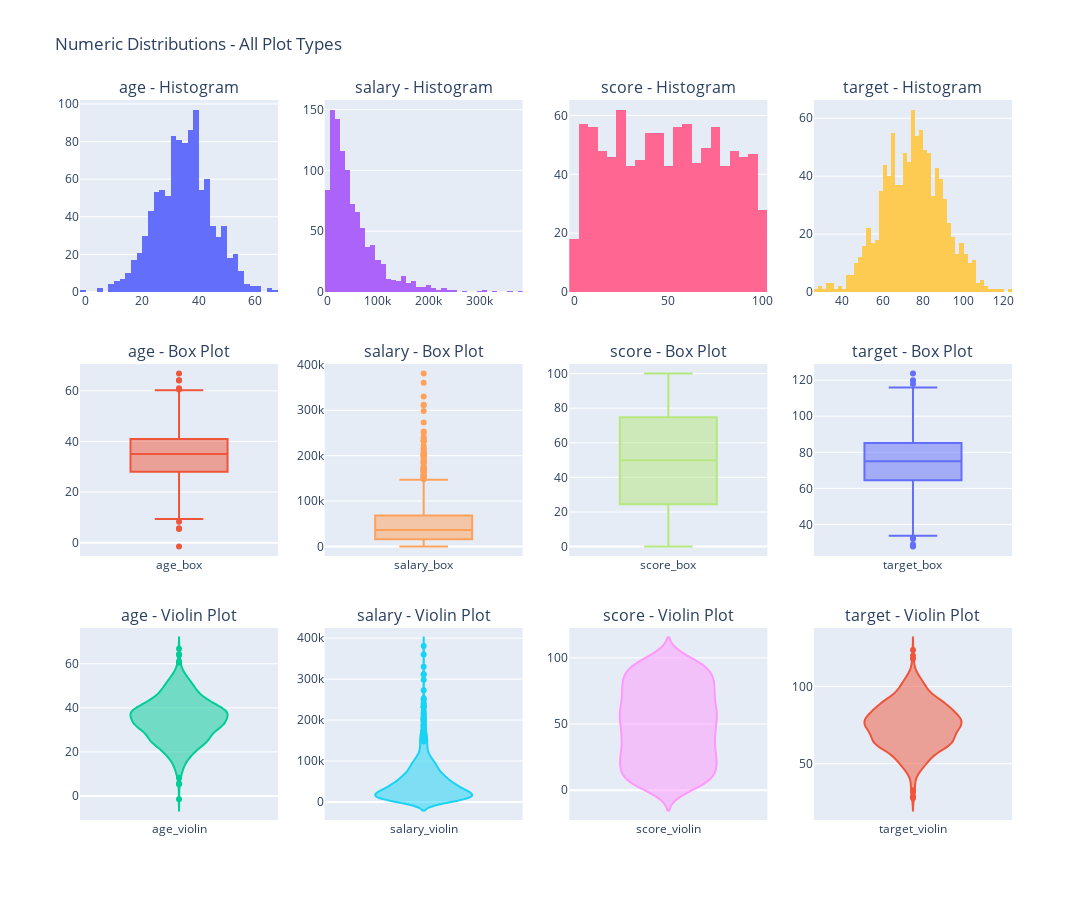
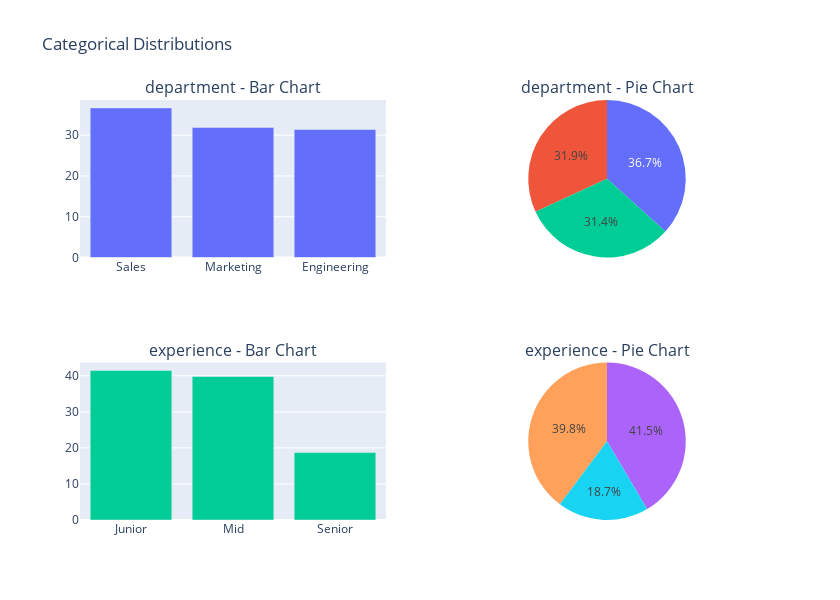
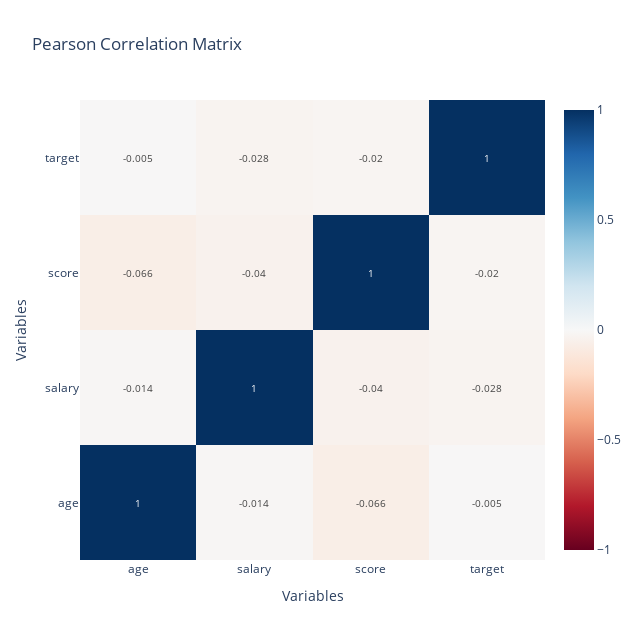
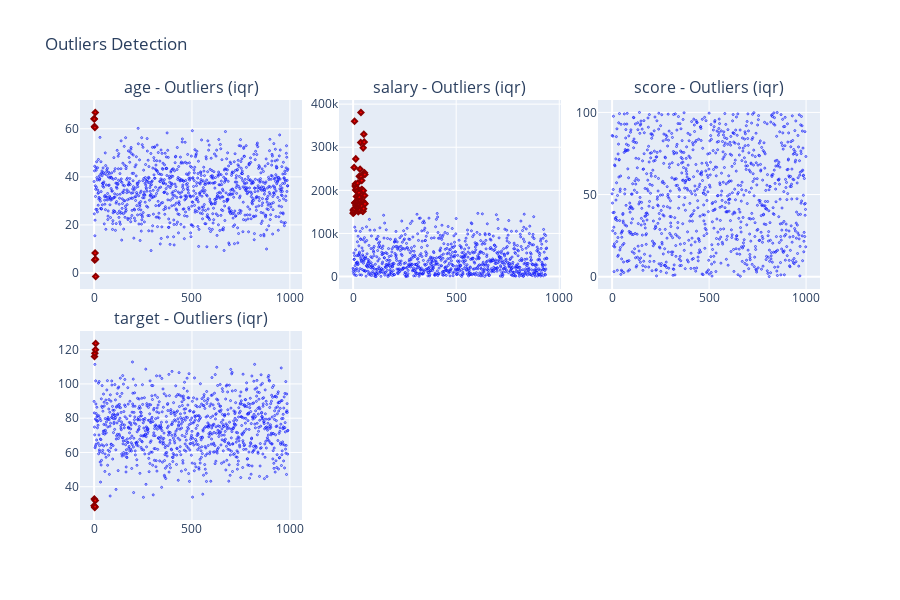

Notebook source saved alongside these figures, in order:
### Code cell
eda.display_all_plots()

### Figure 1 — Plotly figure (JSON) as saved in the notebook; plotly's stock layout.template omitted (floating-point values rounded to 4 significant figures; data arrays with more than 128 entries replaced by an {"elided": "..."} marker saying what was removed)
{"data": [{"name": "age_hist", "showlegend": false, "type": "histogram", "x": {"elided": "1000 float values"}, "xaxis": "x", "yaxis": "y"}, {"name": "age_box", "showlegend": false, "type": "box", "xaxis": "x5", "y": {"elided": "1000 float values"}, "yaxis": "y5"}, {"name": "age_violin", "showlegend": false, "type": "violin", "xaxis": "x9", "y": {"elided": "1000 float values"}, "yaxis": "y9"}, {"name": "salary_hist", "showlegend": false, "type": "histogram", "x": {"elided": "1000 float values"}, "xaxis": "x2", "yaxis": "y2"}, {"name": "salary_box", "showlegend": false, "type": "box", "xaxis": "x6", "y": {"elided": "1000 float values"}, "yaxis": "y6"}, {"name": "salary_violin", "showlegend": false, "type": "violin", "xaxis": "x10", "y": {"elided": "1000 float values"}, "yaxis": "y10"}, {"name": "score_hist", "showlegend": false, "type": "histogram", "x": {"elided": "1000 float values"}, "xaxis": "x3", "yaxis": "y3"}, {"name": "score_box", "showlegend": false, "type": "box", "xaxis": "x7", "y": {"elided": "1000 float values"}, "yaxis": "y7"}, {"name": "score_violin", "showlegend": false, "type": "violin", "xaxis": "x11", "y": {"elided": "1000 float values"}, "yaxis": "y11"}, {"name": "target_hist", "showlegend": false, "type": "histogram", "x": {"elided": "1000 float values"}, "xaxis": "x4", "yaxis": "y4"}, {"name": "target_box", "showlegend": false, "type": "box", "xaxis": "x8", "y": {"elided": "1000 float values"}, "yaxis": "y8"}, {"name": "target_violin", "showlegend": false, "type": "violin", "xaxis": "x12", "y": {"elided": "1000 float values"}, "yaxis": "y12"}], "layout": {"annotations": [{"font": {"size": 16}, "showarrow": false, "text": "age - Histogram", "x": 0.1062, "xanchor": "center", "xref": "paper", "y": 1, "yanchor": "bottom", "yref": "paper"}, {"font": {"size": 16}, "showarrow": false, "text": "salary - Histogram", "x": 0.3688, "xanchor": "center", "xref": "paper", "y": 1, "yanchor": "bottom", "yref": "paper"}, {"font": {"size": 16}, "showarrow": false, "text": "score - Histogram", "x": 0.6313, "xanchor": "center", "xref": "paper", "y": 1, "yanchor": "bottom", "yref": "paper"}, {"font": {"size": 16}, "showarrow": false, "text": "target - Histogram", "x": 0.8938, "xanchor": "center", "xref": "paper", "y": 1, "yanchor": "bottom", "yref": "paper"}, {"font": {"size": 16}, "showarrow": false, "text": "age - Box Plot", "x": 0.1062, "xanchor": "center", "xref": "paper", "y": 0.6333, "yanchor": "bottom", "yref": "paper"}, {"font": {"size": 16}, "showarrow": false, "text": "salary - Box Plot", "x": 0.3688, "xanchor": "center", "xref": "paper", "y": 0.6333, "yanchor": "bottom", "yref": "paper"}, {"font": {"size": 16}, "showarrow": false, "text": "score - Box Plot", "x": 0.6313, "xanchor": "center", "xref": "paper", "y": 0.6333, "yanchor": "bottom", "yref": "paper"}, {"font": {"size": 16}, "showarrow": false, "text": "target - Box Plot", "x": 0.8938, "xanchor": "center", "xref": "paper", "y": 0.6333, "yanchor": "bottom", "yref": "paper"}, {"font": {"size": 16}, "showarrow": false, "text": "age - Violin Plot", "x": 0.1062, "xanchor": "center", "xref": "paper", "y": 0.2667, "yanchor": "bottom", "yref": "paper"}, {"font": {"size": 16}, "showarrow": false, "text": "salary - Violin Plot", "x": 0.3688, "xanchor": "center", "xref": "paper", "y": 0.2667, "yanchor": "bottom", "yref": "paper"}, {"font": {"size": 16}, "showarrow": false, "text": "score - Violin Plot", "x": 0.6313, "xanchor": "center", "xref": "paper", "y": 0.2667, "yanchor": "bottom", "yref": "paper"}, {"font": {"size": 16}, "showarrow": false, "text": "target - Violin Plot", "x": 0.8938, "xanchor": "center", "xref": "paper", "y": 0.2667, "yanchor": "bottom", "yref": "paper"}], "height": 900, "title": {"text": "Numeric Distributions - All Plot Types"}, "width": 1200, "xaxis": {"anchor": "y", "domain": [0, 0.2125]}, "xaxis10": {"anchor": "y10", "domain": [0.2625, 0.475]}, "xaxis11": {"anchor": "y11", "domain": [0.525, 0.7375]}, "xaxis12": {"anchor": "y12", "domain": [0.7875, 1]}, "xaxis2": {"anchor": "y2", "domain": [0.2625, 0.475]}, "xaxis3": {"anchor": "y3", "domain": [0.525, 0.7375]}, "xaxis4": {"anchor": "y4", "domain": [0.7875, 1]}, "xaxis5": {"anchor": "y5", "domain": [0, 0.2125]}, "xaxis6": {"anchor": "y6", "domain": [0.2625, 0.475]}, "xaxis7": {"anchor": "y7", "domain": [0.525, 0.7375]}, "xaxis8": {"anchor": "y8", "domain": [0.7875, 1]}, "xaxis9": {"anchor": "y9", "domain": [0, 0.2125]}, "yaxis": {"anchor": "x", "domain": [0.7333, 1]}, "yaxis10": {"anchor": "x10", "domain": [0, 0.2667]}, "yaxis11": {"anchor": "x11", "domain": [0, 0.2667]}, "yaxis12": {"anchor": "x12", "domain": [0, 0.2667]}, "yaxis2": {"anchor": "x2", "domain": [0.7333, 1]}, "yaxis3": {"anchor": "x3", "domain": [0.7333, 1]}, "yaxis4": {"anchor": "x4", "domain": [0.7333, 1]}, "yaxis5": {"anchor": "x5", "domain": [0.3667, 0.6333]}, "yaxis6": {"anchor": "x6", "domain": [0.3667, 0.6333]}, "yaxis7": {"anchor": "x7", "domain": [0.3667, 0.6333]}, "yaxis8": {"anchor": "x8", "domain": [0.3667, 0.6333]}, "yaxis9": {"anchor": "x9", "domain": [0, 0.2667]}}}

### Figure 2 — Plotly figure (JSON) as saved in the notebook; plotly's stock layout.template omitted (floating-point values rounded to 4 significant figures)
{"data": [{"hovertemplate": "%{y:.1f}%<extra></extra>", "name": "department_bar", "showlegend": false, "type": "bar", "x": ["Sales", "Marketing", "Engineering"], "xaxis": "x", "y": [36.7, 31.9, 31.4], "yaxis": "y"}, {"domain": {"x": [0.55, 1], "y": [0.625, 1]}, "hovertemplate": "%{y:.1f}%<extra></extra>", "labels": ["Sales", "Marketing", "Engineering"], "name": "department_pie", "showlegend": false, "type": "pie", "values": [36.7, 31.9, 31.4]}, {"hovertemplate": "%{y:.1f}%<extra></extra>", "name": "experience_bar", "showlegend": false, "type": "bar", "x": ["Junior", "Mid", "Senior"], "xaxis": "x2", "y": [41.5, 39.8, 18.7], "yaxis": "y2"}, {"domain": {"x": [0.55, 1], "y": [0, 0.375]}, "hovertemplate": "%{y:.1f}%<extra></extra>", "labels": ["Junior", "Mid", "Senior"], "name": "experience_pie", "showlegend": false, "type": "pie", "values": [41.5, 39.8, 18.7]}], "layout": {"annotations": [{"font": {"size": 16}, "showarrow": false, "text": "department - Bar Chart", "x": 0.225, "xanchor": "center", "xref": "paper", "y": 1, "yanchor": "bottom", "yref": "paper"}, {"font": {"size": 16}, "showarrow": false, "text": "department - Pie Chart", "x": 0.775, "xanchor": "center", "xref": "paper", "y": 1, "yanchor": "bottom", "yref": "paper"}, {"font": {"size": 16}, "showarrow": false, "text": "experience - Bar Chart", "x": 0.225, "xanchor": "center", "xref": "paper", "y": 0.375, "yanchor": "bottom", "yref": "paper"}, {"font": {"size": 16}, "showarrow": false, "text": "experience - Pie Chart", "x": 0.775, "xanchor": "center", "xref": "paper", "y": 0.375, "yanchor": "bottom", "yref": "paper"}], "height": 600, "title": {"text": "Categorical Distributions"}, "width": 840, "xaxis": {"anchor": "y", "domain": [0, 0.45]}, "xaxis2": {"anchor": "y2", "domain": [0, 0.45]}, "yaxis": {"anchor": "x", "domain": [0.625, 1]}, "yaxis2": {"anchor": "x2", "domain": [0, 0.375]}}}

### Figure 3 — Plotly figure (JSON) as saved in the notebook; plotly's stock layout.template omitted (floating-point values rounded to 4 significant figures)
{"data": [{"colorscale": [[0, "rgb(103,0,31)"], [0.1, "rgb(178,24,43)"], [0.2, "rgb(214,96,77)"], [0.3, "rgb(244,165,130)"], [0.4, "rgb(253,219,199)"], [0.5, "rgb(247,247,247)"], [0.6, "rgb(209,229,240)"], [0.7, "rgb(146,197,222)"], [0.8, "rgb(67,147,195)"], [0.9, "rgb(33,102,172)"], [1, "rgb(5,48,97)"]], "hovertemplate": "%{x} vs %{y}<br>Correlation: %{z:.3f}<extra></extra>", "text": [[1.0, -0.014, -0.066, -0.005], [-0.014, 1.0, -0.04, -0.028], [-0.066, -0.04, 1.0, -0.02], [-0.005, -0.028, -0.02, 1.0]], "textfont": {"size": 10}, "texttemplate": "%{text}", "type": "heatmap", "x": ["age", "salary", "score", "target"], "y": ["age", "salary", "score", "target"], "z": [[1.0, -0.01446, -0.06571, -0.00471], [-0.01446, 1.0, -0.04032, -0.02835], [-0.06571, -0.04032, 1.0, -0.01968], [-0.00471, -0.02835, -0.01968, 1.0]], "zmid": 0}], "layout": {"height": 640, "title": {"text": "Pearson Correlation Matrix"}, "width": 640, "xaxis": {"title": {"text": "Variables"}}, "yaxis": {"title": {"text": "Variables"}}}}

### Figure 4 — Plotly figure (JSON) as saved in the notebook; plotly's stock layout.template omitted (floating-point values rounded to 4 significant figures; data arrays with more than 128 entries replaced by an {"elided": "..."} marker saying what was removed)
{"data": [{"marker": {"color": "lightblue", "line": {"color": "blue", "width": 1}, "opacity": 0.7, "size": 2}, "mode": "markers", "name": "age_normal", "showlegend": false, "type": "scatter", "x": {"elided": "991 int values"}, "xaxis": "x", "y": {"elided": "991 float values"}, "yaxis": "y"}, {"marker": {"color": "red", "line": {"color": "darkred", "width": 2}, "size": 4, "symbol": "diamond"}, "mode": "markers", "name": "age_outliers", "showlegend": false, "type": "scatter", "x": [0, 1, 2, 3, 4, 5, 6, 7, 8], "xaxis": "x", "y": [64.14, 64.05, 60.98, 5.355, 60.49, 8.272, 66.79, 5.694, -1.484], "yaxis": "y"}, {"marker": {"color": "lightblue", "line": {"color": "blue", "width": 1}, "opacity": 0.7, "size": 2}, "mode": "markers", "name": "salary_normal", "showlegend": false, "type": "scatter", "x": {"elided": "941 int values"}, "xaxis": "x2", "y": {"elided": "941 float values"}, "yaxis": "y2"}, {"marker": {"color": "red", "line": {"color": "darkred", "width": 2}, "size": 4, "symbol": "diamond"}, "mode": "markers", "name": "salary_outliers", "showlegend": false, "type": "scatter", "x": [0, 1, 2, 3, 4, 5, 6, 7, 8, 9, 10, 11, 12, 13, 14, 15, 16, 17, 18, 19, 20, 21, 22, 23, 24, 25, 26, 27, 28, 29, 30, 31, 32, 33, 34, 35, 36, 37, 38, 39, 40, 41, 42, 43, 44, 45, 46, 47, 48, 49, 50, 51, 52, 53, 54, 55, 56, 57, 58], "xaxis": "x2", "y": [146700.0, 154200.0, 153700.0, 147900.0, 151900.0, 253200.0, 157300.0, 360300.0, 171000.0, 170700.0, 210300.0, 214700.0, 200800.0, 273000.0, 164800.0, 206800.0, 185900.0, 205000.0, 166900.0, 159600.0, 197900.0, 170900.0, 216700.0, 175100.0, 182700.0, 150700.0, 158900.0, 167700.0, 154600.0, 194300.0, 232400.0, 183900.0, 166500.0, 153500.0, 249000.0, 175400.0, 231400.0, 311200.0, 380700.0, 231700.0, 164300.0, 201900.0, 222600.0, 163500.0, 201400.0, 189700.0, 151700.0, 174800.0, 151400.0, 298600.0, 199300.0, 157400.0, 330200.0, 171000.0, 311900.0, 240600.0, 188000.0, 236600.0, 168700.0], "yaxis": "y2"}, {"marker": {"color": "lightblue", "line": {"color": "blue", "width": 1}, "opacity": 0.7, "size": 2}, "mode": "markers", "name": "score_normal", "showlegend": false, "type": "scatter", "x": {"elided": "1000 int values"}, "xaxis": "x3", "y": {"elided": "1000 float values"}, "yaxis": "y3"}, {"marker": {"color": "lightblue", "line": {"color": "blue", "width": 1}, "opacity": 0.7, "size": 2}, "mode": "markers", "name": "target_normal", "showlegend": false, "type": "scatter", "x": {"elided": "991 int values"}, "xaxis": "x4", "y": {"elided": "991 float values"}, "yaxis": "y4"}, {"marker": {"color": "red", "line": {"color": "darkred", "width": 2}, "size": 4, "symbol": "diamond"}, "mode": "markers", "name": "target_outliers", "showlegend": false, "type": "scatter", "x": [0, 1, 2, 3, 4, 5, 6, 7, 8], "xaxis": "x4", "y": [28.9, 32.81, 116.0, 27.85, 117.9, 28.34, 31.96, 119.9, 123.6], "yaxis": "y4"}], "layout": {"annotations": [{"font": {"size": 16}, "showarrow": false, "text": "age - Outliers (iqr)", "x": 0.15, "xanchor": "center", "xref": "paper", "y": 1, "yanchor": "bottom", "yref": "paper"}, {"font": {"size": 16}, "showarrow": false, "text": "salary - Outliers (iqr)", "x": 0.5, "xanchor": "center", "xref": "paper", "y": 1, "yanchor": "bottom", "yref": "paper"}, {"font": {"size": 16}, "showarrow": false, "text": "score - Outliers (iqr)", "x": 0.85, "xanchor": "center", "xref": "paper", "y": 1, "yanchor": "bottom", "yref": "paper"}, {"font": {"size": 16}, "showarrow": false, "text": "target - Outliers (iqr)", "x": 0.15, "xanchor": "center", "xref": "paper", "y": 0.45, "yanchor": "bottom", "yref": "paper"}], "height": 600, "title": {"text": "Outliers Detection"}, "width": 900, "xaxis": {"anchor": "y", "domain": [0, 0.3]}, "xaxis2": {"anchor": "y2", "domain": [0.35, 0.65]}, "xaxis3": {"anchor": "y3", "domain": [0.7, 1]}, "xaxis4": {"anchor": "y4", "domain": [0, 0.3]}, "xaxis5": {"anchor": "y5", "domain": [0.35, 0.65]}, "xaxis6": {"anchor": "y6", "domain": [0.7, 1]}, "yaxis": {"anchor": "x", "domain": [0.55, 1]}, "yaxis2": {"anchor": "x2", "domain": [0.55, 1]}, "yaxis3": {"anchor": "x3", "domain": [0.55, 1]}, "yaxis4": {"anchor": "x4", "domain": [0, 0.45]}, "yaxis5": {"anchor": "x5", "domain": [0, 0.45]}, "yaxis6": {"anchor": "x6", "domain": [0, 0.45]}}}
